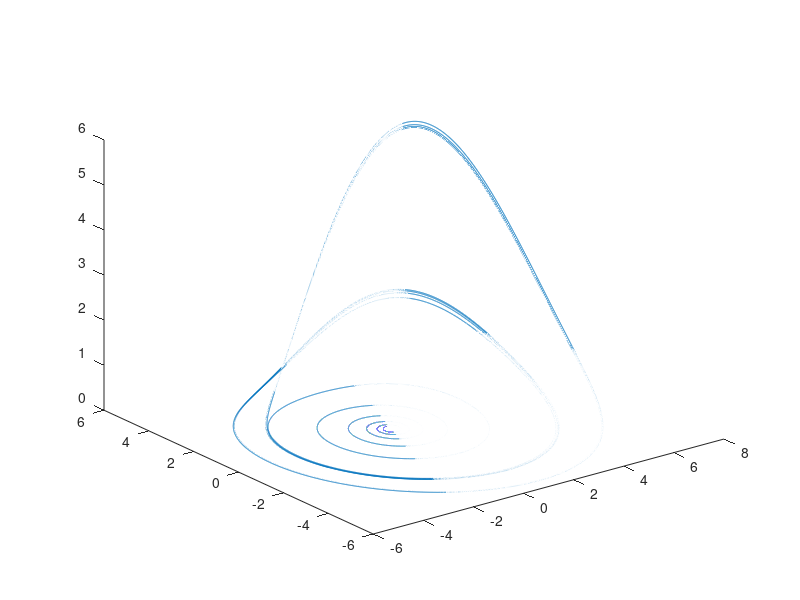
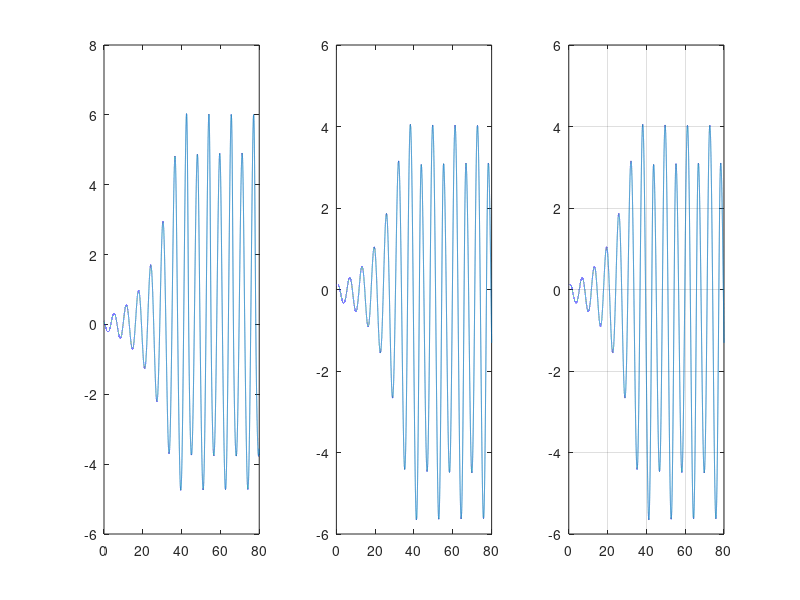

These figures' MATLAB source, in order:
%%Fabian Camilo Herrera Ramirez 20141020035 
%%luis Enrique Mendez Lopez 20141020032

clear all;close all;


h=0.001;
 x=0.1; 
 y=0.1;
 z=0.1;
 t(1)=0
 n=1
 
%no se si el vectgor e con ; o con ,
v (:,1) = [0.1, 0.1, 0.1];
%sgma =a
a=0.2
b=0.2
c=3;


for iteracion=1:80000
% k1= h*a*(x2-x1);
% m1= h*(r*x1-x2-x1*x3);
% r1= h*(x1*x2-b*x3);
k1=h*(-y-z);
m1= h*(x+a*y);
r1=h*(b+z*(x-c));

k2= h*(-(y+m1/2)-(z+r1/2));
m2= h*((x+k1/2)+a*(y+m1/2));
r2=h*(b+(z+r1/2)*((x+k1/2)-c));

k3= h*(-(y+m2/2)-(z+r2/2));
m3= h*((x+k2/2)+a*(y+m2/2));
r3=h*(b+(z+r2/2)*((x+k2/2)-c));

k4= h*(-(y+m3/2)-(z+r3/2));
m4= h*((x+k3/2)+a*(y+m3/2));
r4=h*(b+(z+r3/2)*((x+k3/2)-c));

% k2= h*a*((x2+m1/2)-(x1+k1/2));
% m2=h*(r*((x1+k1/2))-(x2+m1/2)-((x1+k1/2)*(x3+r1/2)));
% r2=h*((x1+k1/2)*(x2+m1/2)-b*(x3+r1/2)); 
% 
% k3= h*a*((x2+m2/2)-(x1+k2/2));
% m3=h*(r*((x1+k2/2))-(x2+m2/2)-((x1+k2/2)*(x3+r2/2)));
% r3=h*((x1+k2/2)*(x2+m2/2)-b*(x3+r2/2));
% 
% k4= h*a*((x2+m3/2)-(x1+k3/2));
% m4=h*(r*((x1+k3/2))-(x2+m3/2)-((x1+k3/2)*(x3+r3/2)));
% r4=h*((x1+k3/2)*(x2+m3/2)-b*(x3+r3/2));

x=x+((1/6)*(k1+2*k2+2*k3+k4));
y=y+((1/6)*(m1+2*m2+2*m3+m4));
z=z+((1/6)*(r1+2*r2+2*r3+r4));
n=n+1;
t(n)=(n-1)*h;
v(:, n)=[x,  y, z];
end

%plot(t, v(1, :), 's', t, v(2, :), 's')
f1 = figure;
plot3( v(1, :),   v(2, :), v(3,:))
f2 = figure;
subplot(1, 3, 1)

plot (t, v(1,:))
subplot(1, 3, 2)

plot (t, v(2,:))
subplot(1, 3, 3)

plot (t, v(2,:))
% plot ( v(1,:), v(2,:))
% plot(v(2,:), v(3,:))
% plot(v(1,:), v(3,:))

grid